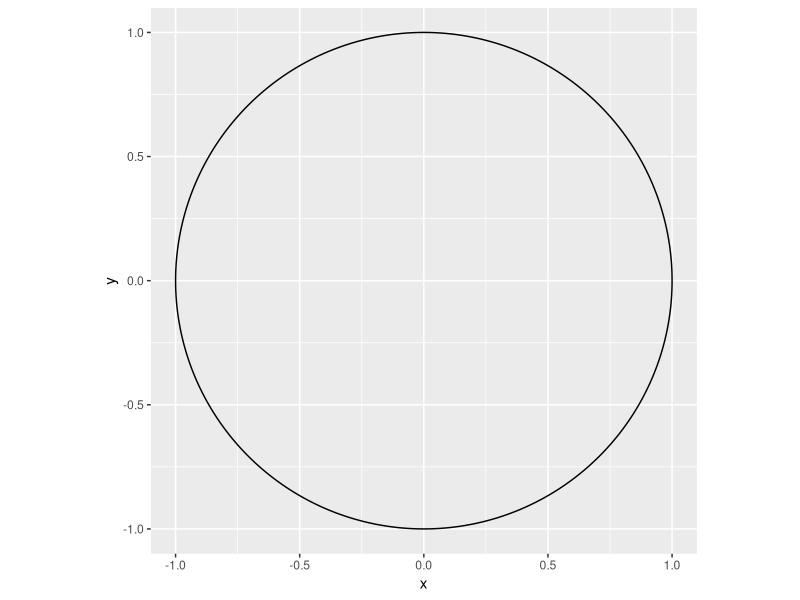
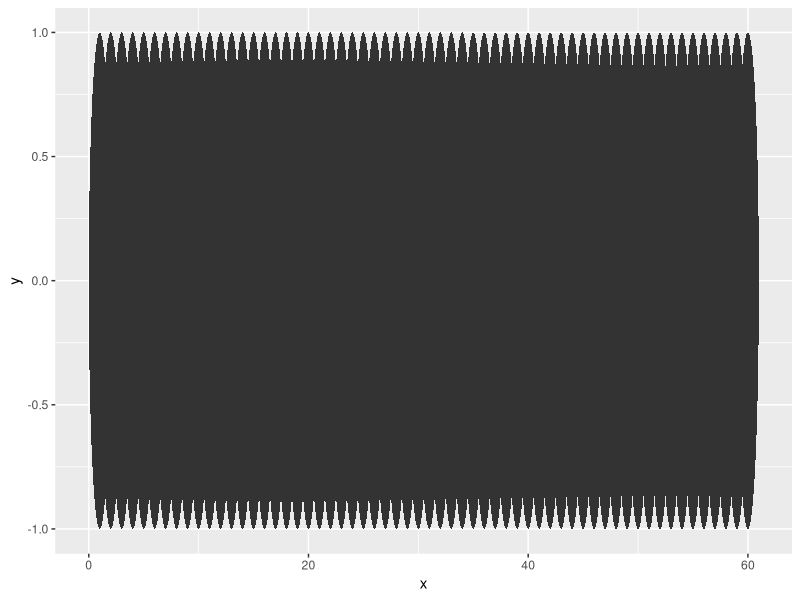
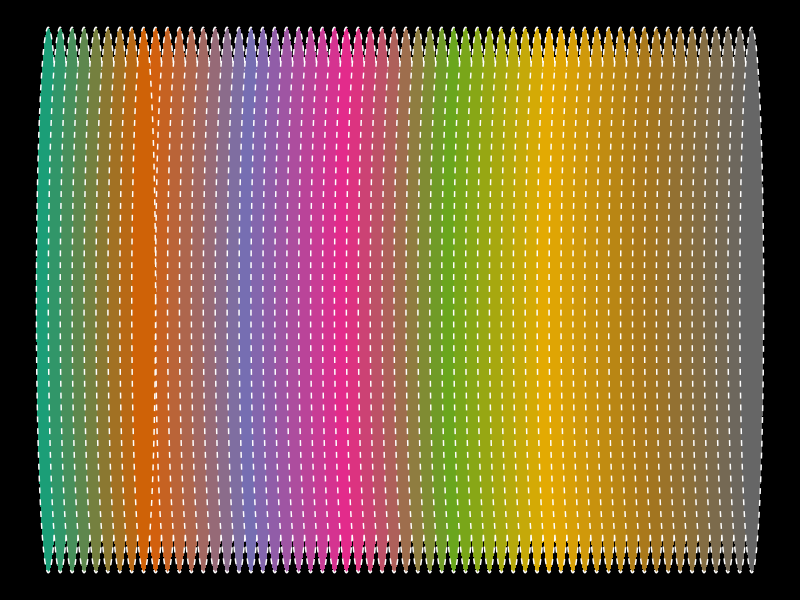
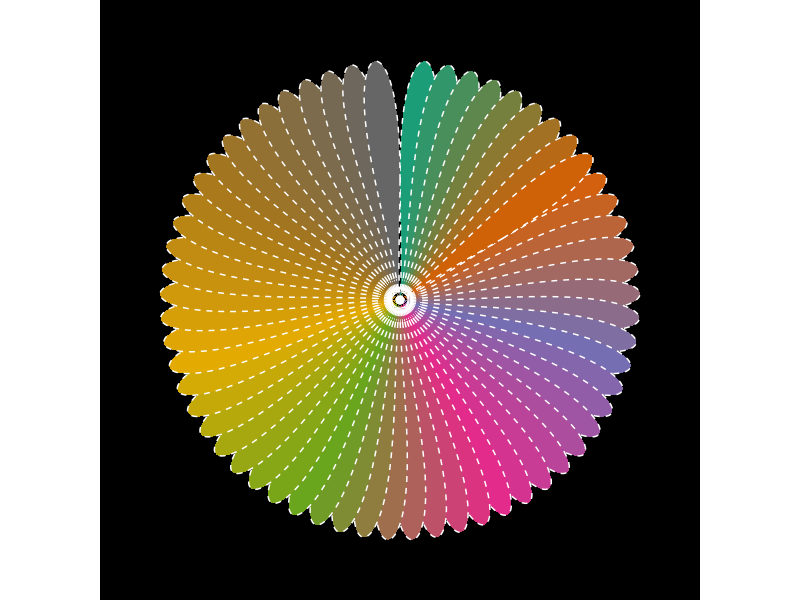

Reproduce these figures in R, in order. (Note: this script raises an error after producing the figures.)
library(tidyverse)
library(RColorBrewer)
library(gganimate)

# calculate a circle from scratch
#ggplot works on cartesian (x,y) scale

# vector with angles all possible angles of a circle create a circle 
# in radiants!
angles <- seq(0, 2*pi, length.out = 1000) # length adjusts how smooth the circle is 

# create full circle with converted equations
circle <- tibble(x = cos(angles), 
                 y = sin(angles))
circle

# plot 
circle %>% 
  ggplot(aes(x,y))+
  geom_path()+
  coord_equal()

# now we need multiple circles ####
# time to iterate 
n = 60 

dark <- brewer.pal(n = 8, name = "Dark2")
?colorRampPalette
colors <- colorRampPalette(dark)(n) # take these colors and make 20 color options for each circle 
circle_now <- map2_df(1:n, colors, ~circle %>% 
                        mutate(x = x + .x, # shifting circles left to right, so adding value of first argument
                               color = .y, # for each circle, iterate the colors  
                               group = paste0("group", .x))) # grouping variable

# adding circles on the line 
circle_now %>% 
  ggplot(aes(x,y, group = group))+
  geom_polygon()


# tweak aes ####

line_style <- 2
line_color <- "#ffffff"
backg_col <- "#000000"

circle_now %>% 
  ggplot(aes(x,y, group = group))+
  theme_void()+
  geom_polygon(fill = circle_now$color,
               color = line_color,
               linetype = line_style)+
  theme(plot.background = element_rect(fill = backg_col))

# finesse ggplot ####
circle_now %>% 
  ggplot(aes(x,y, group = group))+
  theme_void()+
  geom_polygon(fill = circle_now$color,
               color = line_color,
               linetype = line_style)+
  theme(plot.background = element_rect(fill = backg_col))+
  coord_polar() # warps plot into a wheel

# can you make this roate? ####
# 
circle_now %>%
  mutate(move = 1:60000) %>%
  transition_manual(move, cumulative = TRUE)
# 
# 
# ?gganimate
